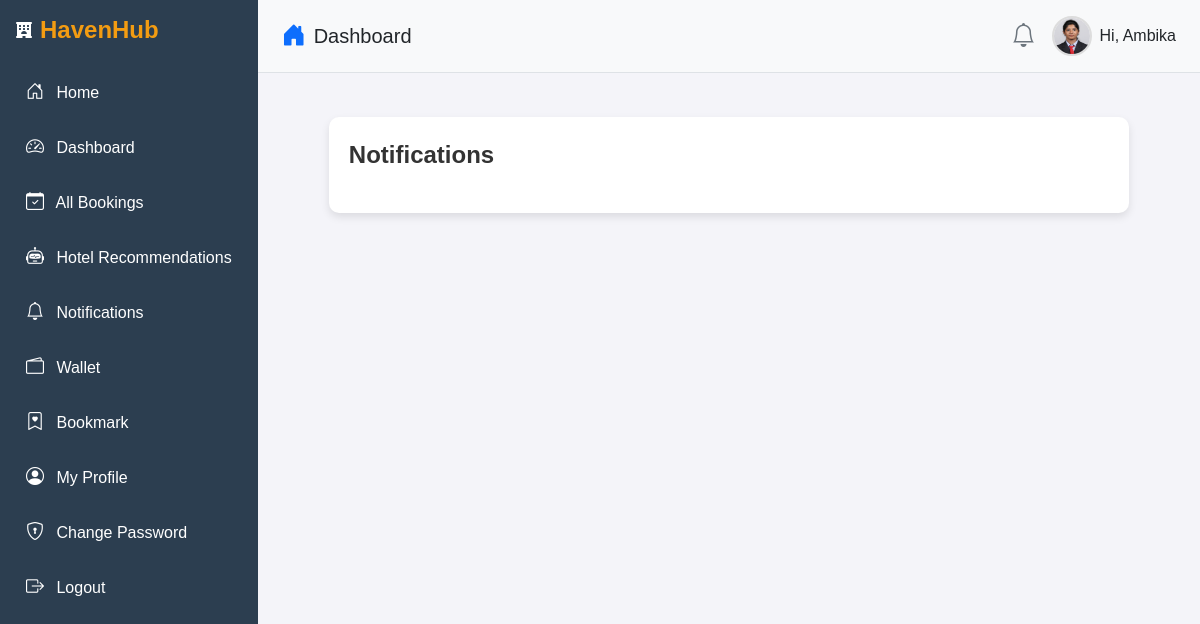
Page /dashboard/notifications/ (signed in) on the committed database.
### userauths/models.py (models this page shows, shortened)
class Profile(models.Model):
    pid=ShortUUIDField(length=7,max_length=25,alphabet='abcdefghijklmnopqrstuvwxyz123')
    image=models.FileField(upload_to='image',default="default.jpg",null=True,blank=True)
    user=models.OneToOneField(User,on_delete=models.CASCADE)
    full_name = models.CharField(max_length=500,null=True,blank=True)
    phone = models.CharField(max_length=100,null=True,blank=True)
    gender = models.CharField(max_length=20,choices=GENDER,default="Other")
    country = models.CharField(max_length=100,null=True,blank=True)
    city = models.CharField(max_length=100,null=True,blank=True)
    state = models.CharField(max_length=100,null=True,blank=True)
    address = models.CharField(max_length=1000,null=True,blank=True)
    identity_type = models.CharField(max_length=200,choices=IDENTITY_TYPE,null=True,blank=True)
    identity_img = models.FileField(upload_to='image',default="id.jpg",null=True,blank=True)
    facebook=models.URLField(null=True,blank=True)
    twitter=models.URLField(null=True,blank=True)
    wallet=models.DecimalField(max_digits=10,decimal_places=2,default=0.00)
    verified=models.BooleanField(default=False)
    date=models.DateTimeField(auto_now_add=True)
    class Meta:
        ordering=['-date']

class User(AbstractUser):
    full_name = models.CharField(max_length=500,null=True,blank=True)
    username=models.CharField(max_length=500,unique=True)
    email = models.EmailField(max_length=500,unique=True)
    phone = models.CharField(max_length=100,null=True,blank=True)
    gender = models.CharField(max_length=20,choices=GENDER,default="Other")
    otp=models.CharField(max_length=100,null=True,blank=True)
    USERNAME_FIELD='email'
    REQUIRED_FIELDS = ['username']

### user_dashboard/views.py (the view)
# urls.py: path("notifications/",views.notifications,name="notifications"),
@login_required
def notifications(request):
    profile= Profile.objects.get(user=request.user)
    notifications = Notification.objects.filter(user=request.user,seen=False)
    context={
        "notifications":notifications,
        "Profile":profile,
    }
    return render(request,"user_dashboard/notifications.html",context)

### templates/user_dashboard/notifications.html (shortened to what this page needs)
{% extends 'partials/dashboard_base.html' %}
{% block content %}
    <link rel="stylesheet" href="https://cdnjs.cloudflare.com/ajax/libs/font-awesome/6.0.0/css/all.min.css">
</head>
<body>
    <div class="container">
        <div class="title">Notifications</div>
    </div>
</body>
{% endblock content %}

### templates/partials/dashboard_base.html (shortened to what this page needs)
{% load static %}
<!DOCTYPE html>
<html lang="en">
<head>
    <link rel="stylesheet" href="https://cdn.jsdelivr.net/npm/bootstrap@5.3.0/dist/css/bootstrap.min.css">
    <link href="https://cdnjs.cloudflare.com/ajax/libs/bootstrap-icons/1.10.5/font/bootstrap-icons.min.css" rel="stylesheet">
</head>
<body>
    <div class="d-flex">
        {% include "partials/dashboard_sidebar.html" %}
        <div class="flex-grow-1">
            <header class="d-flex justify-content-between align-items-center px-4 py-3 border-bottom">
                <div class="d-flex align-items-center">
                    <i class="bi bi-house-door-fill me-2 fs-4 text-primary"></i>
                    <h1 class="h5 mb-0">Dashboard</h1>
                </div>
                <div class="d-flex align-items-center">
                    <i class="bi bi-bell fs-4 text-secondary me-3"></i>
                    <div class="d-flex align-items-center">
                        <img src="{{ Profile.image.url }}" alt="User Photo" class="rounded-circle" width="40" height="40">
                        <span class="ms-2">Hi, {{ request.user.username }}</span>
                    </div>
                </div>
            </header>
            <main class="p-4">
                {% block content %}
                {% endblock content %}
            </main>
        </div>
    </div>
</body>
</html>

### templates/partials/dashboard_base.html (style rules this page uses)
body { font-family: 'Arial', sans-serif; }
header { background-color: #f8f9fa; }
header h1 { font-size: 20px; }
header img { border: 2px solid #ddd; }

### templates/user_dashboard/notifications.html (style rules this page uses)
body { font-family: Arial, sans-serif; margin: 0; padding: 0; background-color: #f4f4f9; }
.container { max-width: 800px; margin: 20px auto; background: #fff; padding: 20px; border-radius: 10px; box-shadow: 0 4px 8px rgba(0, 0, 0, 0.1); }
.title { font-size: 24px; font-weight: bold; margin-bottom: 20px; color: #333; }

### rows in the picture
Profile: image (picture)
User: user.username "Ambika"
